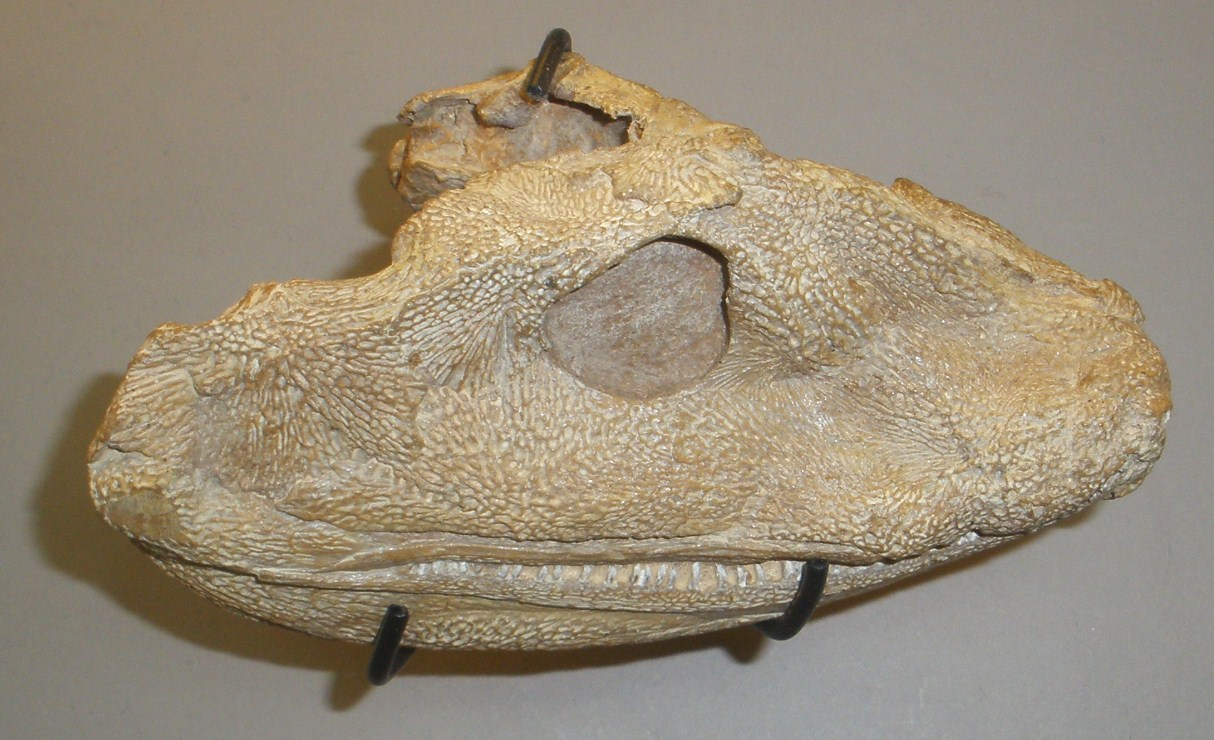
#> input picture datasets/acanthostega_gunnari_turing_wavelength_s0/acanthostega_gunnari_brussels_head_specimen.jpg, 1214 x 740 px
$ python -i t1917-053_on-the-theory-of-transformations.py   (imports and definitions only)
#> lines starting #> are read from the running program, lines starting #| are printed output that depends on the picture; after the words box and inside, x2 and y2 are one past the last pixel; in counts of white or black regions, pixels touching at a corner belong together
#!/usr/bin/env python3
"""
T1917-053 — Thompson (1917) Ch. XVII, p. 756, Fig. 387:
Dimorphodon and Pteranodon skulls related by coordinate transformation.

Pass 1 (--pass1): baseline TPS warp from segmented Fig. 387 outlines, similarity/affine controls.
Pass 2 (default): parameter sweeps, shuffled-landmark null, KS / r / RMSE / IoU, Jacobian no-fold,
specimen CV on vendored Pteranodon photograph.

Dryad doi:10.5061/dryad.4nr4cf37 (Foth et al. 2012) — correct clade frame; file not OAuth-retrievable.

    python3 thompson/claims/t1917-053_on-the-theory-of-transformations.py --self-test
    python3 thompson/claims/t1917-053_on-the-theory-of-transformations.py [--pass1]
"""
from __future__ import annotations

import argparse
import hashlib
import json
import sys
import time
from pathlib import Path

import matplotlib.pyplot as plt
from matplotlib import animation
import numpy as np
from PIL import Image, ImageDraw
from scipy import ndimage as ndi
from scipy import stats
from scipy.spatial import cKDTree
from skimage import measure

HERE = Path(__file__).resolve().parent
ROOT = HERE.parent.parent
DATA = ROOT / "datasets" / "thompson_1917" / "t1917-053"
MEDIA = ROOT / "docs" / "media"
SLUG = "t1917_053_on_the_theory_of_transformatio"
REF_JSON = DATA / f"{SLUG}_reference.json"
RESULT_JSON = DATA / "result.json"
FIG387 = DATA / "ongrowthform1917thom_p756_leaf0775_fig387.jpg"
SPECIMEN = DATA / "pteranodon_longiceps_ypm1177_vendored.jpg"
COMPARISON_PNG = MEDIA / f"{SLUG}_comparison.png"
GROWTH_GIF = MEDIA / f"{SLUG}_growth.gif"
SCRIPT_REL = "thompson/claims/t1917-053_on-the-theory-of-transformations.py"

CROP_DIM = (0.05, 0.12, 0.48, 0.55)
CROP_PTE = (0.52, 0.12, 0.95, 0.55)
GRID = (8, 4)
SEED = 1917
EPS = 1e-12


def sha256_file(p: Path) -> str:
    return hashlib.sha256(p.read_bytes()).hexdigest()


def load_reference() -> dict:
    return json.loads(REF_JSON.read_text(encoding="utf-8"))


# [5 lines left out: function verify_inputs, not called in this run]


def otsu_threshold(a: np.ndarray) -> int:
    hist, _ = np.histogram(a, bins=256, range=(0, 256))
    p = hist / max(hist.sum(), 1)
    w = np.cumsum(p)
    m = np.cumsum(p * np.arange(256))
    sb = (m[-1] * w - m) ** 2 / np.maximum(w * (1 - w), 1e-12)
    return int(np.argmax(sb))


# [22 lines left out: function segment_panel, not called in this run]


def rc_to_xy(rc: np.ndarray) -> np.ndarray:
    return np.c_[rc[:, 1], -rc[:, 0]]


# [39 lines left out: functions classify_skull_tips, resample_segment, landmark_configuration, not called in this run]


def centroid_size(X: np.ndarray) -> float:
    return float(np.sqrt(((X - X.mean(0)) ** 2).sum()))


# [12 lines left out: function procrustes_align, not called in this run]


def _U(r2: np.ndarray) -> np.ndarray:
    with np.errstate(divide="ignore", invalid="ignore"):
        return np.where(r2 > 0, r2 * np.log(r2), 0.0)


# [13 lines left out: function tps_fit, not called in this run]


def tps_apply(m: dict, X: np.ndarray) -> np.ndarray:
    r2 = ((X[:, None, :] - m["P"][None, :, :]) ** 2).sum(-1)
    return np.c_[np.ones(len(X)), X] @ m["a"] + _U(r2) @ m["W"]


# [4 lines left out: function affine_fit, not called in this run]


def affine_apply(M: np.ndarray, X: np.ndarray) -> np.ndarray:
    return np.c_[np.ones(len(X)), X] @ M


def interp_stage(X: np.ndarray, phiX: np.ndarray, t: float) -> np.ndarray:
    return (1.0 - t) * X + t * phiX


# [94 lines left out: functions make_grid, rasterize, outline_iou, chamfer_rmse, resample_closed, compare_warp and 2 more, not called in this run]


def specimen_cv(path: Path) -> dict:
    rgb = np.asarray(Image.open(path).convert("RGB"))
#> rgb is the input picture: shape (740, 1214, 3); mean R, G, B 153.8, 141.7, 121.8
    gray = rgb.mean(-1)
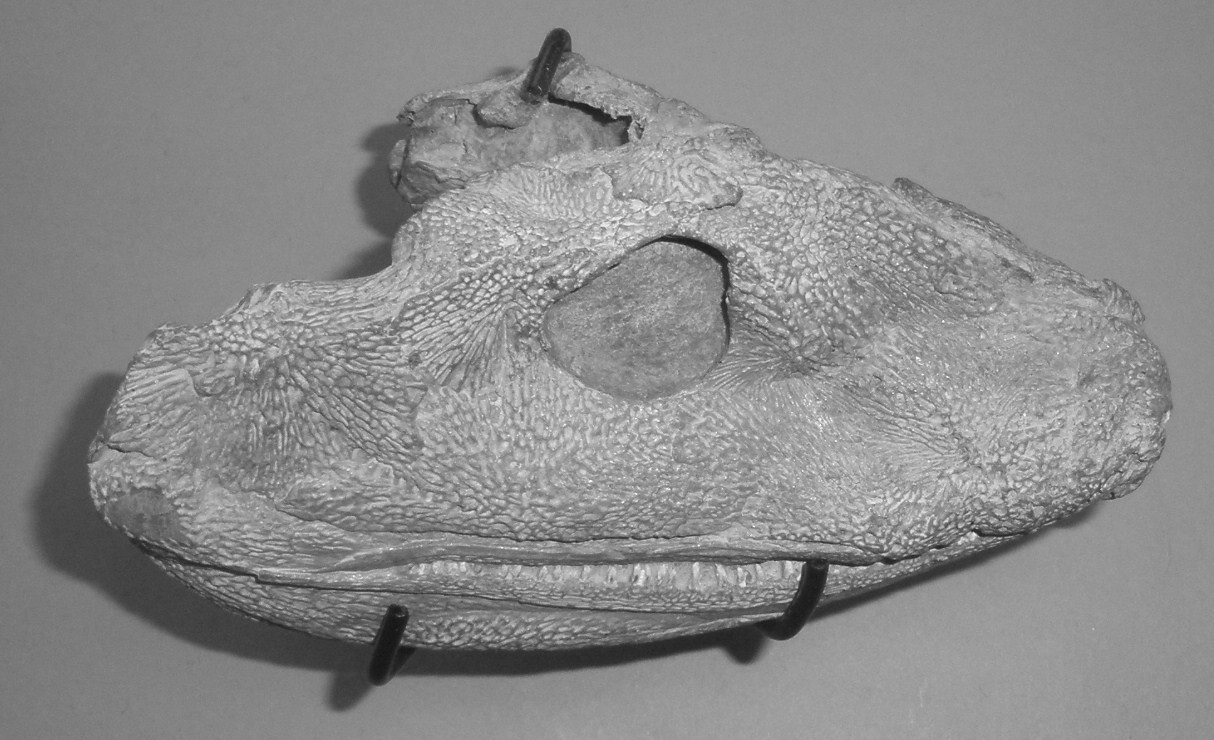
#> gray: shape (740, 1214) float64; min 20, max 252.3, mean 139.1
    thr = otsu_threshold(gray)
#> in otsu_threshold, `hist, _ = np.histogram(a, bins=256, range=(0, 256))`: hist = 256 values, max 26255 at index 145, min 0 at index 0, mean 3509.2
#> in otsu_threshold, `p = hist / max(hist.sum(), 1)`: p = 256 values, max 0.0292 at index 145, min 0 at index 0, mean 0.00391
#> in otsu_threshold, `w = np.cumsum(p)`: w = 256 values from 0 to 1
#> in otsu_threshold, `m = np.cumsum(p * np.arange(256))`: m = 256 values from 0 to 138.8
#> in otsu_threshold, `sb = (m[-1] * w - m) ** 2 / np.maximum(w * (1 - w), 1e-12)`: sb = 256 values, max 434.1 at index 114, min 0 at index 0, mean 183.3
#> thr = 114
    mask = gray < thr
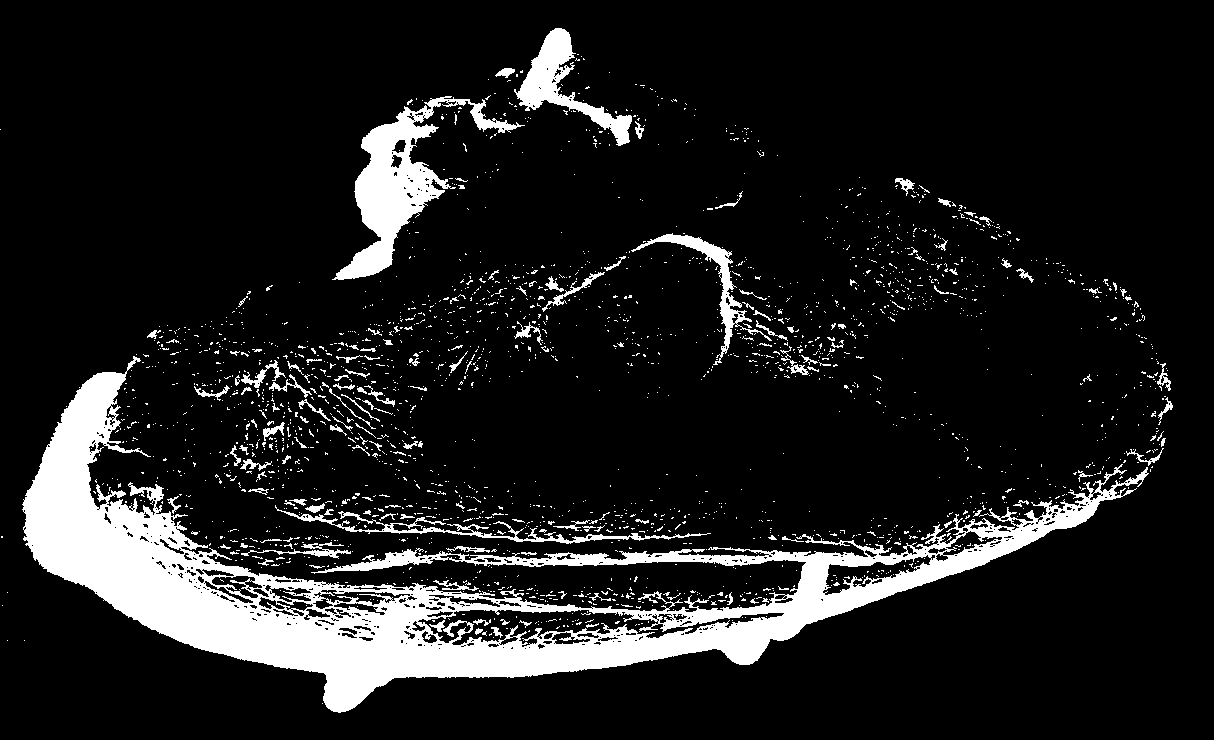
#> mask: shape (740, 1214) bool; 11.7% white; 2304 white regions (2159 under 20 px), largest, box (x1, y1, x2, y2) and area: (22, 356, 1149, 713) 73905, (332, 96, 525, 280) 8919, (514, 28, 632, 146) 3717
    mask = ndi.binary_opening(mask, iterations=2)
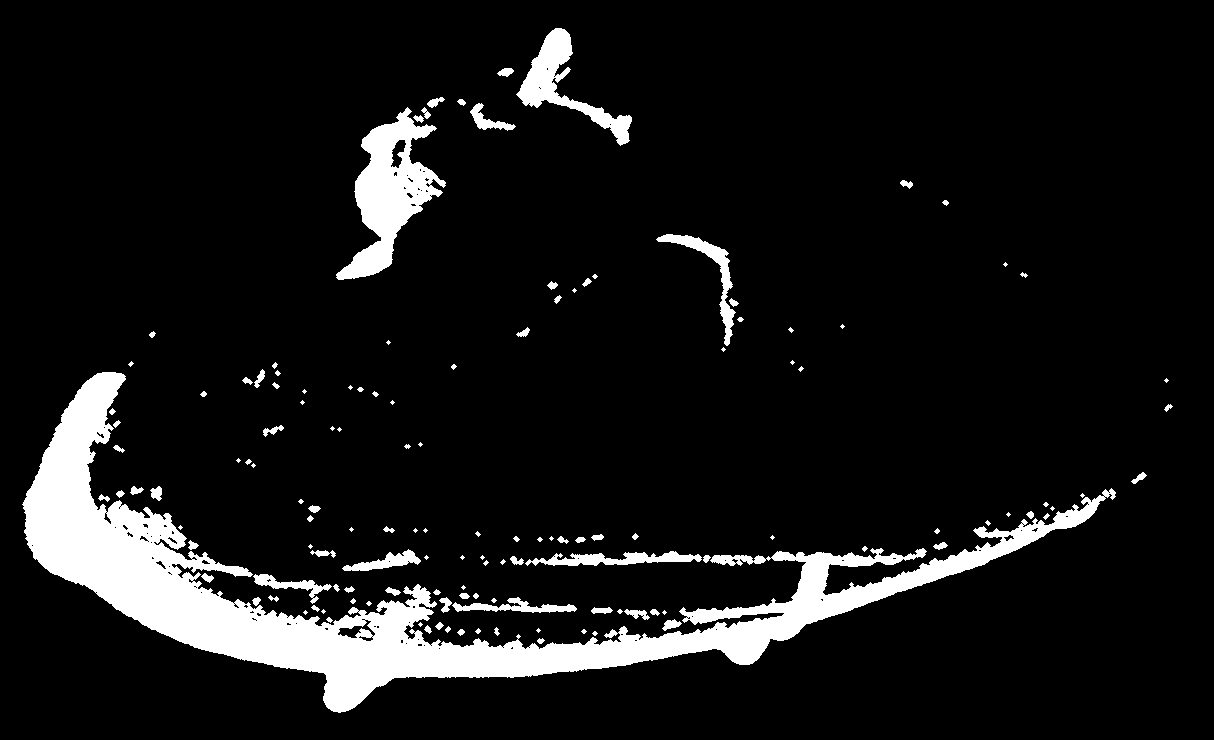
#> mask: shape (740, 1214) bool; 8.9% white; 137 white regions (51 under 20 px), largest, box (x1, y1, x2, y2) and area: (22, 372, 1116, 713) 58819, (336, 107, 446, 280) 7688, (516, 28, 632, 146) 3492
    lab, n = ndi.label(mask)
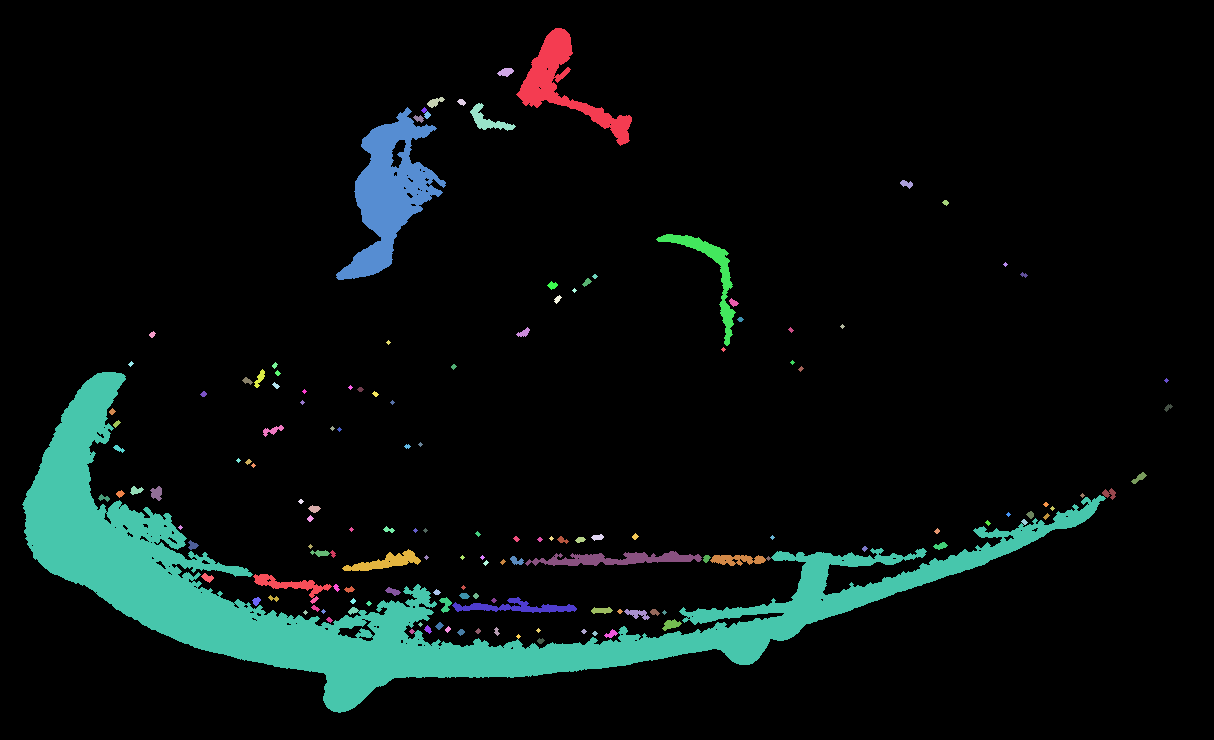
#> lab: shape (740, 1214) int32; 149 distinct labels, from 0 to 148; one colour per label, 0 black
#> n = 148
    sizes = ndi.sum(mask, lab, range(1, n + 1))
#> sizes = 148 values, max 58141 at index 34, min 13 at index 12, mean 540.2
    frac = float(mask.mean())
#> frac = 0.089
    top = float(max(sizes) / max(mask.sum(), 1)) if n else 0.0
#> top = 0.727
#> (the run stopped early here; a loop or call above may not have finished)

$ run again, on datasets/alligator_mississippiensis_turing_wavelength_s0/pass2_growth.gif
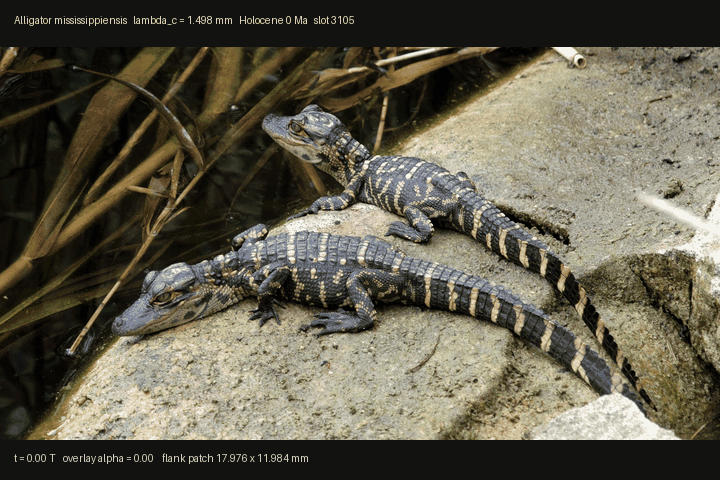
#> input picture datasets/alligator_mississippiensis_turing_wavelength_s0/pass2_growth.gif, 720 x 480 px
#> in specimen_cv, rgb is the input picture: shape (480, 720, 3); mean R, G, B 96.3, 91.5, 75.7
#> hist = 256 values, max 62504 at index 17, min 0 at index 0, mean 1350
#> p = 256 values, max 0.181 at index 17, min 0 at index 0, mean 0.00391
#> w = 256 values from 0 to 1
#> m = 256 values from 0 to 87.47
#> sb = 256 values, max 3892.7 at index 91, min 0 at index 0, mean 2245.3
#> thr = 91
#> in specimen_cv, `mask = gray < thr`:
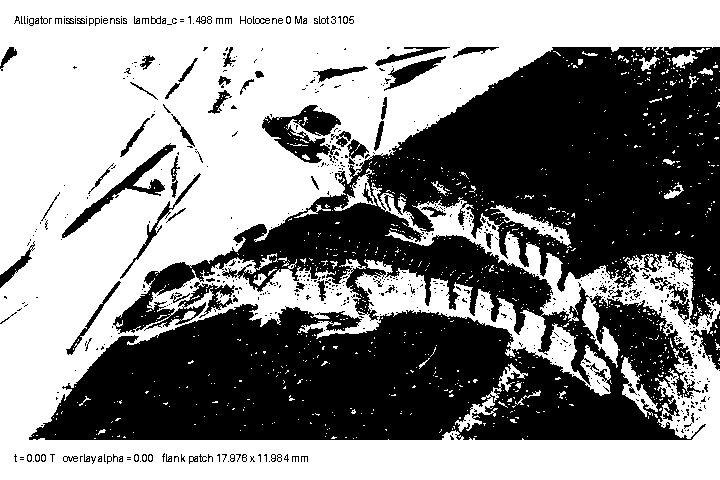
#> mask: shape (480, 720) bool; 54.4% white; 665 black regions (580 under 20 px), largest, box (x1, y1, x2, y2) and area: (29, 47, 720, 440) 143843, (262, 105, 341, 163) 2201, (62, 143, 176, 238) 1440
#> in specimen_cv, `lab, n = ndi.label(mask)`:
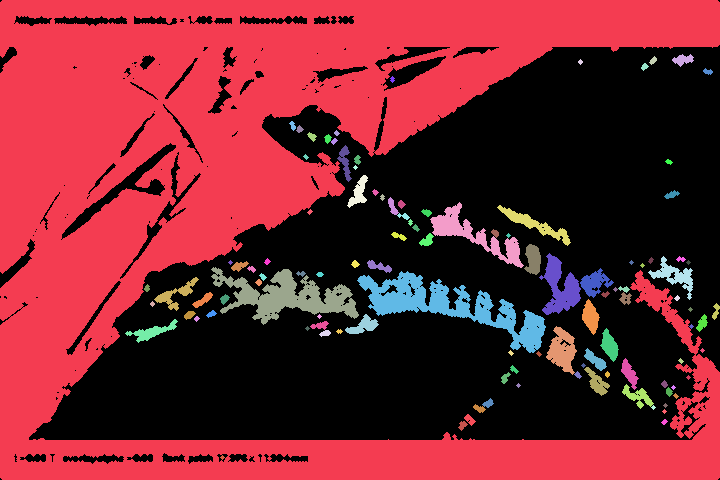
#> lab: shape (480, 720) int32; 112 distinct labels, from 0 to 111; one colour per label, 0 black
#> n = 111
#> sizes = 111 values, max 152741 at index 0, min 13 at index 17, mean 1566.6
#> frac = 0.503
#> top = 0.878
